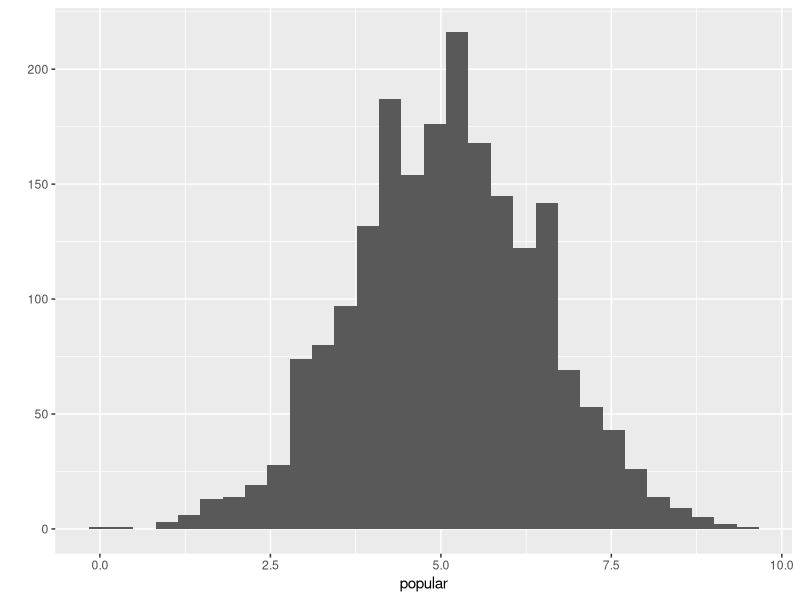
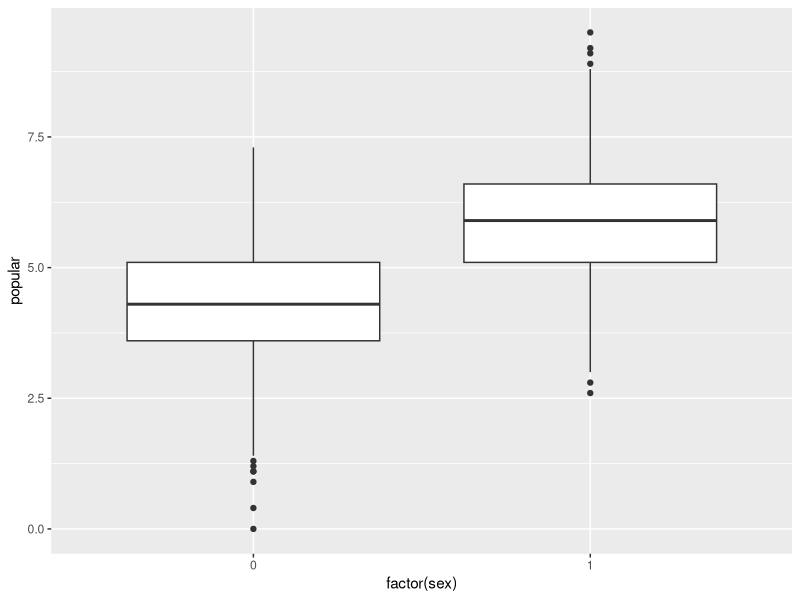
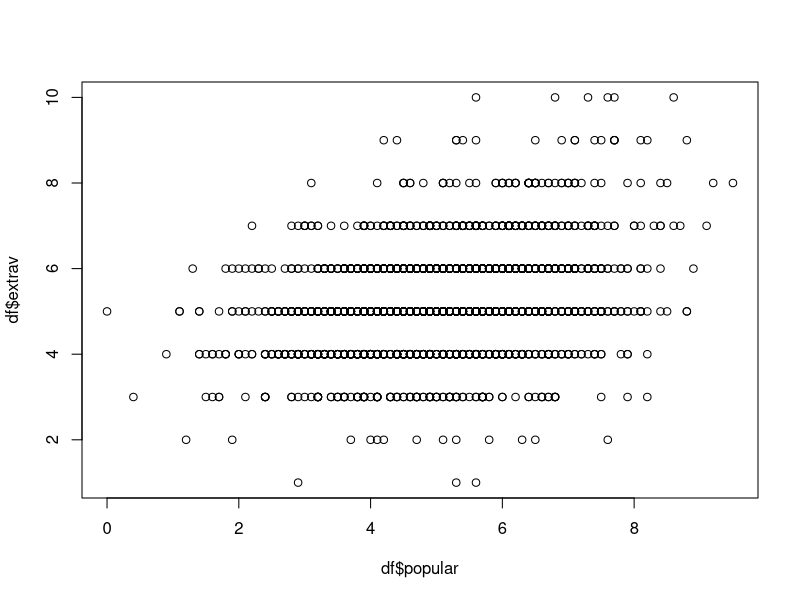
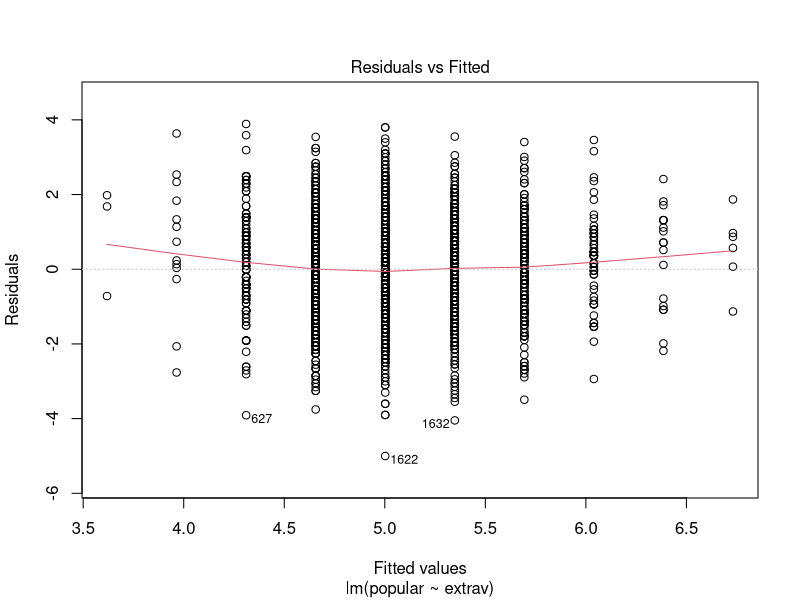
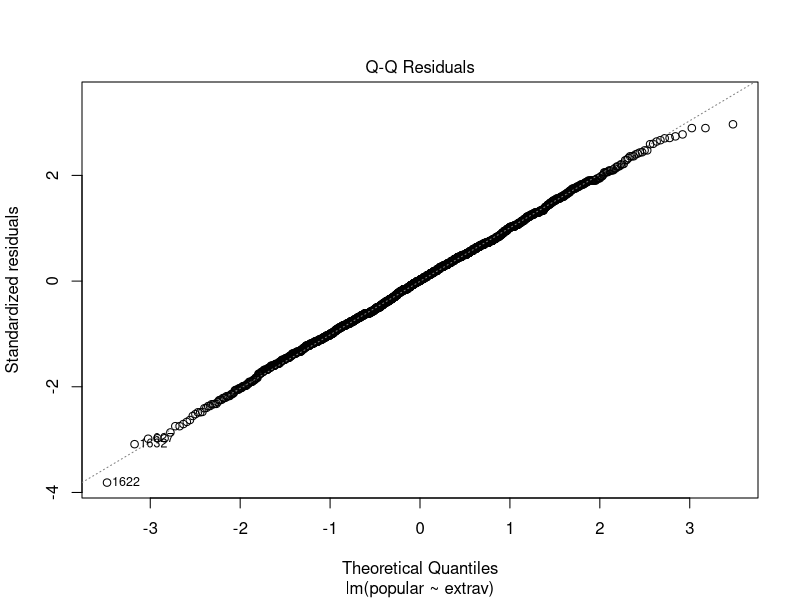
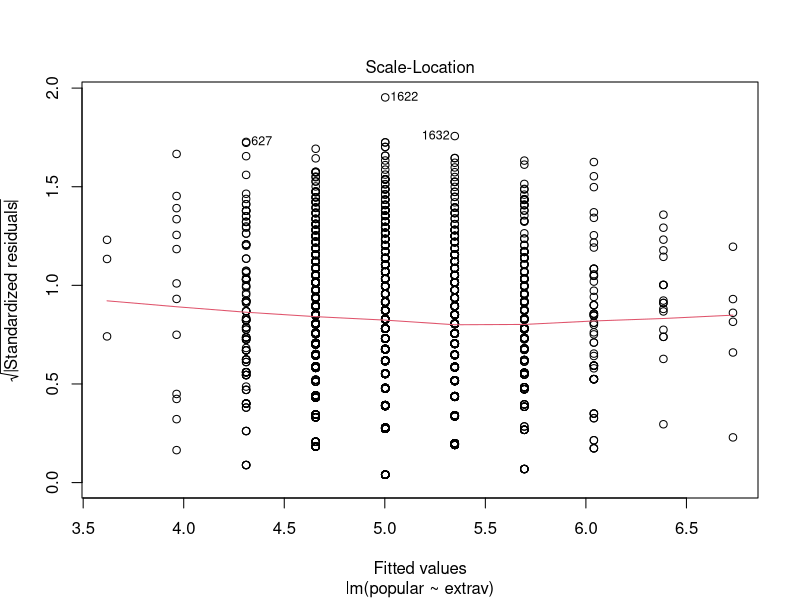
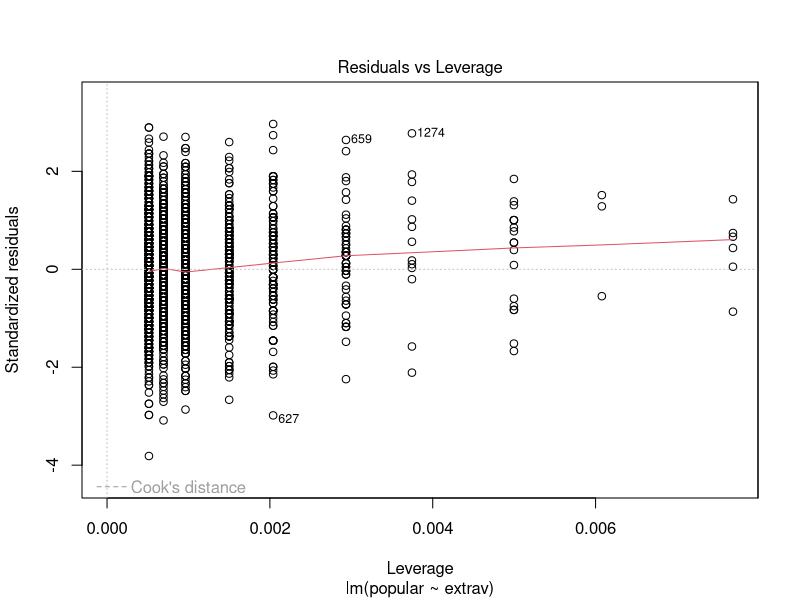
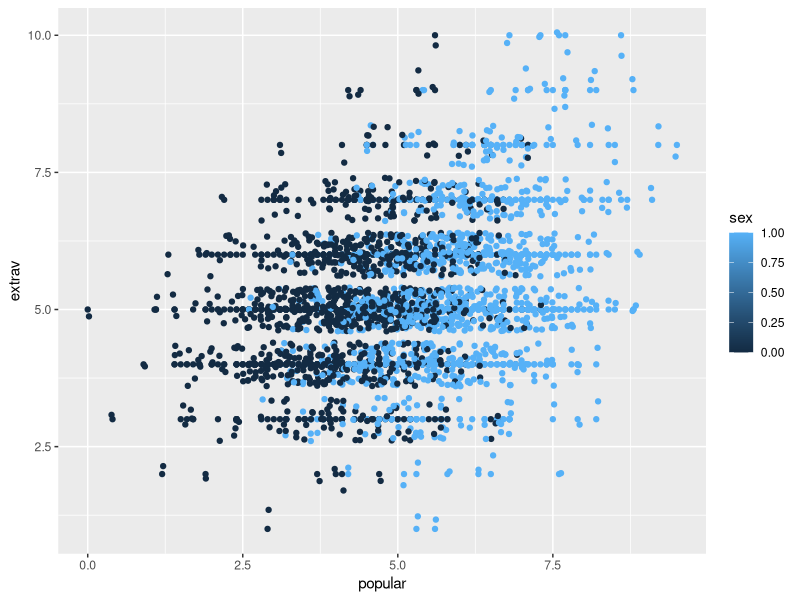

The R source for these figures, in order:
# 2017-02-07
# Exploring multilevel modeling

library(lme4)
library(nlme)
library(dplyr)
library(ggplot2)

df <- read.csv("popular2.csv")
str(df)
df$UID <- 1:nrow(df)

# so if we ignore all class and teacher factors we would just start with popularity. There are students and they self-rated their popularity.
summary(df$popular)
# so on average students are 5.076 popular with the least being 0.00 and the most being 9.5. We can plot this too
qplot(x = popular, data = df, geom = "histogram")
# students are popular in a normal way that is normally distributed, no surprise there. What could explain their popularity???
# 2 things, is there a difference between boys and girls? Does extroversion explain popularity? Are they correlated? Lots of questions...
# is there a difference, could t-test that
b <- df %>% filter(sex == 0)
g <- df %>% filter(sex == 1)
t.gender <- t.test(b$popular, g$popular)
t.gender
qplot(factor(sex), popular, data = df, geom = "boxplot")
# so girls feel more popular than boys, statisically significantly so. This is a broad brush view across all students in the system.
# let's look at som plain regression on this. Does extroversion help explain popularity?
# First, a scatter plot
plot(df$popular, df$extrav)
mod1 <- lm(popular ~ extrav, data = df)
summary(mod1)
plot(mod1)
# we could do some diagnostics to see if this is a good model...
# and with just 2 variables, look at the correlation...
cor.test(df$popular, df$extrav)
ggplot(df, aes(popular, extrav, color = sex)) + geom_point() + geom_jitter()
# plotting with teacher experience as a color we can kind of see some differentiation
# so we could say that "popularity depends on gender and teacher experience". Hard to change gender there...